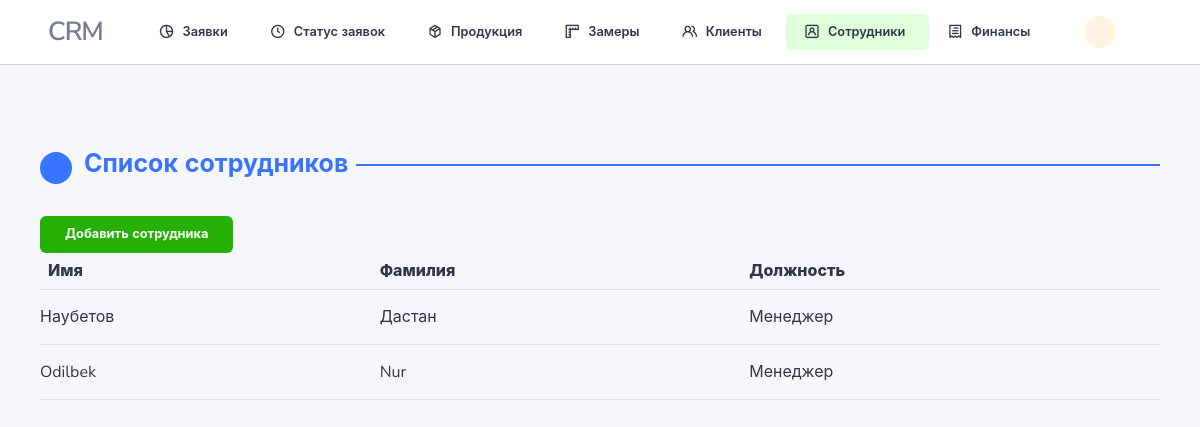
The app's page /users/employees/, older data.
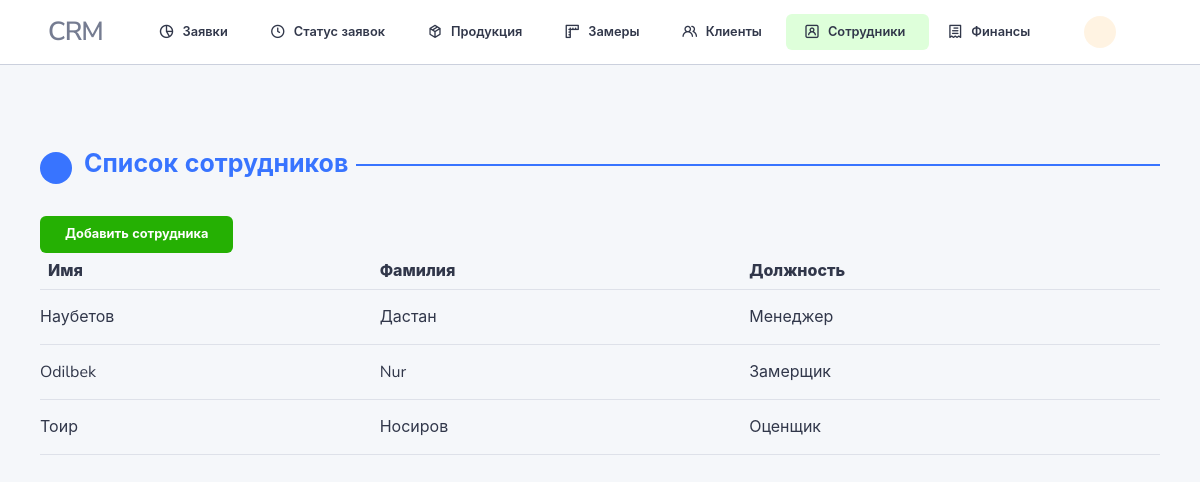
The same page, newer data.
### users/models.py (models this page shows, shortened)
class Employee(models.Model):
    person = models.ForeignKey(
        Person, on_delete=models.CASCADE, related_name="employees", verbose_name="Личность"
    )
    role = models.ForeignKey(
        Role, on_delete=models.SET_NULL, null=True, related_name="employees", verbose_name="Роль"
    )
    user = models.OneToOneField(
        User, on_delete=models.SET_NULL, null=True, blank=True, related_name="employee", verbose_name="Пользователь"
    )
    class Meta:
        verbose_name = "Сотрудник"
        verbose_name_plural = "Сотрудники"
        indexes = [
            models.Index(fields=["role"]),
        ]

class Person(models.Model):
    GENDER_CHOICES = [
        ('male', 'Мужчина'),
        ('female', 'Женщина'),
    ]
    first_name = models.CharField(max_length=50, verbose_name="Имя", db_index=True)
    last_name = models.CharField(max_length=50, verbose_name="Фамилия", db_index=True)
    nickname = models.CharField(max_length=50, null=True, blank=True, verbose_name="Прозвище")
    gender = models.CharField(
        max_length=10, choices=GENDER_CHOICES, null=True, blank=True, verbose_name="Пол"
    )
    phone_number_1 = models.CharField(max_length=20, unique=True, verbose_name="Телефон 1")
    phone_number_2 = models.CharField(max_length=20, null=True, blank=True, verbose_name="Телефон 2")
    class Meta:
        verbose_name = "Личность"
        verbose_name_plural = "Личности"
        indexes = [
            models.Index(fields=["first_name"]),
            models.Index(fields=["last_name"]),
        ]
        constraints = [
            models.UniqueConstraint(fields=['first_name', 'last_name', 'phone_number_1'], name="unique_person")
        ]

class Role(models.Model):
    SYSTEM_USER_CHOICES = [
        ('admin', 'Администратор'),
        ('employee', 'Сотрудник'),
    ]
    position = models.CharField(max_length=100, verbose_name="Должность")
    system_user = models.CharField(
        max_length=50, choices=SYSTEM_USER_CHOICES, verbose_name="Тип системного пользователя"
    )
    class Meta:
        verbose_name = "Роль"
        verbose_name_plural = "Роли"
        indexes = [
            models.Index(fields=["system_user"]),
        ]
    def __str__(self):
        return self.position

### users/views.py (the view)
# urls.py: path('employees/', views.list_employee, name='list_employee'),
def list_employee(request):
    employees = Employee.objects.all()  # Get all clients
    return render(request, 'users/employees_list.html', {'employees': employees, 'section': 'employees'})

### users/templates/users/employees_list.html
{% extends "base.html" %}
{% block main %}
<div class="content">
  <div class="mb-9" data-bs-spy="scroll" data-bs-target="#widgets-scrollspy">
    <div class="d-flex mb-5 pt-8" id="scrollspyStats"><span class="fa-stack me-2 ms-n1"><i class="fas fa-circle fa-stack-2x text-primary"></i><i class="fa-inverse fa-stack-1x text-primary-subtle"></i></span>
      <div class="col">
        <h3 class="mb-0 text-primary position-relative fw-bold"><span class="bg-body pe-2">Список сотрудников</span><span class="border border-primary position-absolute top-50 translate-middle-y w-100 start-0 z-n1"></span></h3>
      </div>
    </div>
  <a href="{% url 'users:create_employee' %}" class="btn btn-success">Добавить сотрудника</a>
  <table class="table">
    <thead>
        <tr>
            <th>Имя</th>
            <th>Фамилия</th>
            <th>Должность</th>
        </tr>
    </thead>
    <tbody>
        {% for employee in employees %}
        <tr>
            <td>{{ employee.person.first_name }}</td>
            <td>{{ employee.person.last_name }}</td>
            <td>{{ employee.role }}</td>
        </tr>
        {% endfor %}
    </tbody>
  </table>
  </div>
  </div>
{% endblock %}

Row changes from the older to the newer data that the page shows:
changed Employee "Odilbek": role "Менеджер" → "Замерщик"
added Employee: person.first_name "Тоир", person.last_name "Носиров", role "Оценщик"
